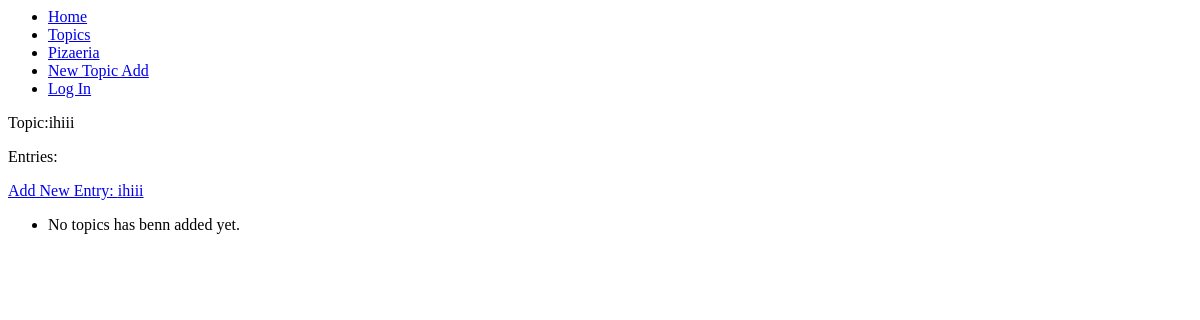
Before: /topics/8/ with the older database file.
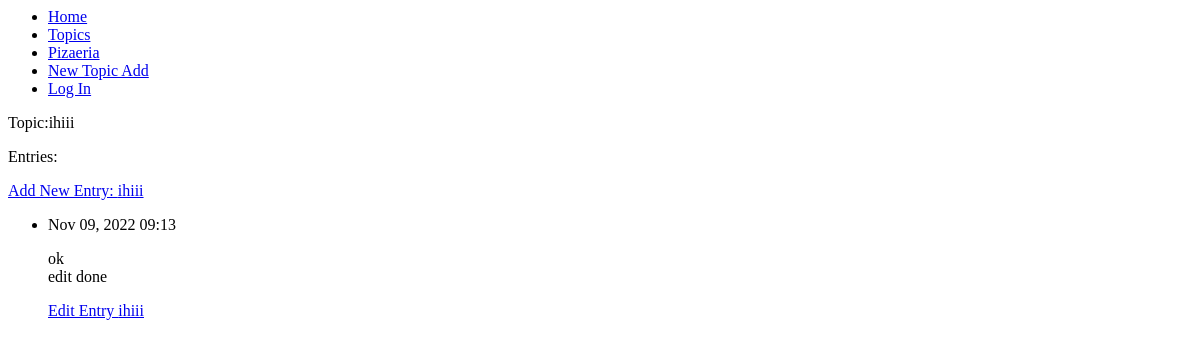
After: the same page with the newer database file.
### learning_logs/models.py (models this page shows, shortened)
class Topic(models.Model):
    text = models.TextField(max_length = 200)
    date_added = models.DateTimeField(auto_now_add = True)
    def __str__(self):
        return self.text

class Entry(models.Model):
    topic = models.ForeignKey(Topic, on_delete=models.CASCADE)
    text = models.TextField()
    date_added = models.DateTimeField(auto_now_add = True)
    class Meta:
        verbose_name_plural = 'entries'

### learning_logs/views.py (the view)
# urls.py: path('topics/<int:topic_id>/', views.topic,  name='topic'),
def topic(request, topic_id):
    topic = Topic.objects.get(id=topic_id)
    entries = topic.entry_set.order_by('-date_added')
    context = {'topic': topic, 'entries':entries}
    return render(request, 'topic.html',context)

### learning_logs/templates/topic.html
{% extends "base.html" %}
{% block content %}
<p>Topic:{{ topic }}</P>
<p>Entries: </P>
<p><a href = "{% url 'learning_logs:new_entry' topic.id %}">Add New Entry: {{ topic}}</a></p>
    <ul>
        {% for entry in entries %}
        <li>
            <p>{{ entry.date_added|date:'M d, Y H:i' }}</p>
            <p>{{ entry.text|linebreaks }}</p>
            <p><a href = "{% url 'learning_logs:edit_entry' entry.id %}">Edit Entry {{ topic}}</a></p>
        </li><br>
        {% empty %}
            <li>No topics has benn added yet.</li>
        {% endfor %}
    </ul>
{%endblock content%}

Changed rows visible on the page:
added Entry: date_added "Nov 09, 2022 09:13", text "ok edit done", {{ topic }} "ihiii"
Other visible differences:
text no longer shown: "No topics has benn added yet."
